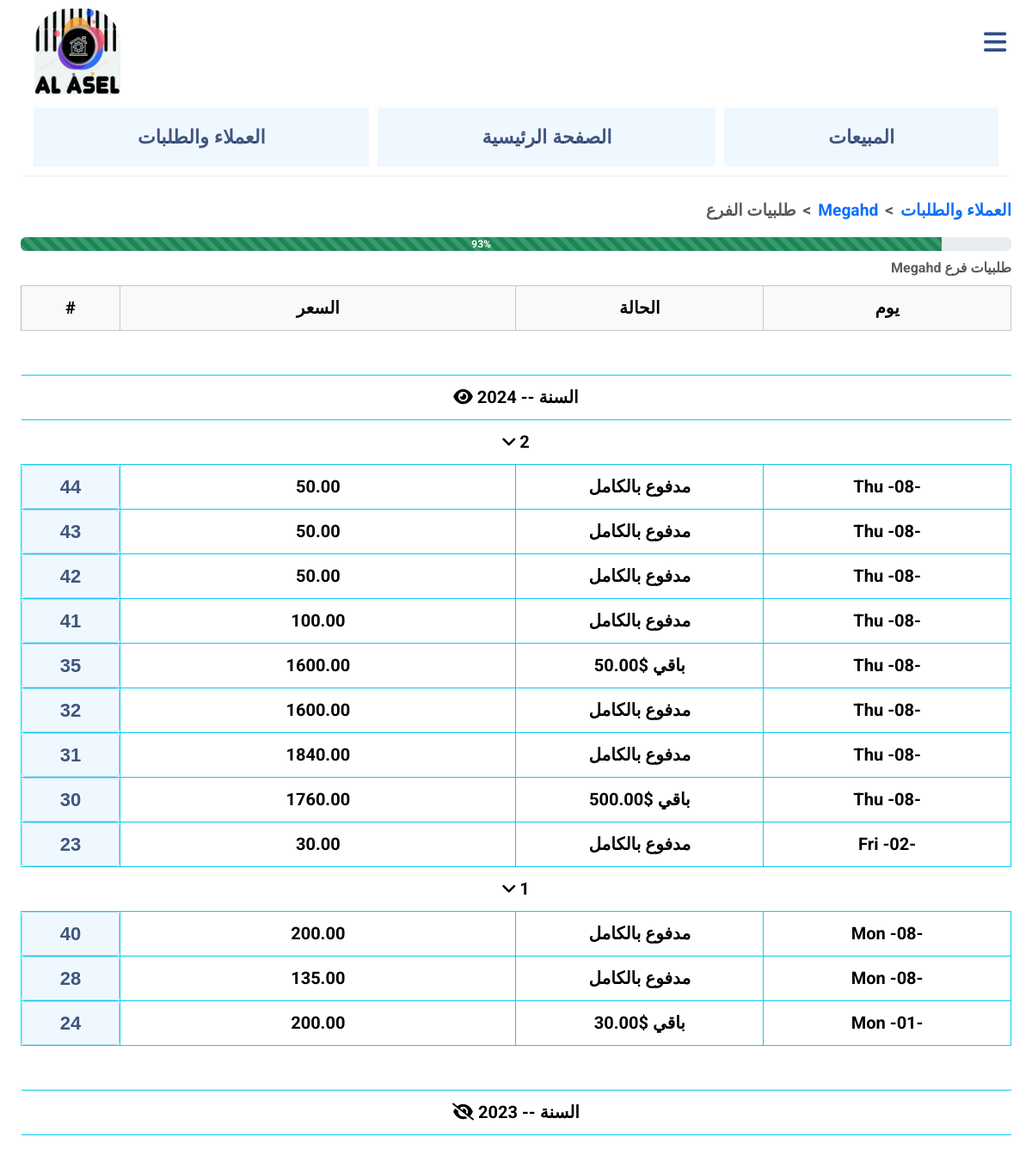
The page /store_info/1 (signed in) on the database its author committed.
### main/models.py (models this page shows, shortened)
class Customer(models.Model):
    name = models.CharField(max_length=64)
    is_shop = models.BooleanField(default=False)
    is_supplier = models.BooleanField(default=False)
    number = models.PositiveIntegerField(
        unique=True,
        validators=[
            MinValueValidator(1000000001),
            MaxValueValidator(1599999999)
        ]
    )

class Store_Order(models.Model):
    customer = models.ForeignKey(Customer, on_delete=models.CASCADE, related_name="coming_orders", limit_choices_to={'is_shop': True})
    supplier = models.ForeignKey(Customer, on_delete=models.CASCADE, related_name="supplier_orders", limit_choices_to={'is_supplier': True} ,null=True, blank=True)
    created_at = models.DateTimeField()
    total_order_price = models.DecimalField(max_digits=10, decimal_places=2, default=0)
    is_fully_paid = models.BooleanField(default=True)
    is_done = models.BooleanField(default=False)
    rest_money = models.DecimalField(max_digits=10, decimal_places=2, default=0, null=True, blank=True)

### main/views.py (the view)
# urls.py: path("store_info/<int:store_id>", views.store_coming_info, name="store_coming_info"),
@login_required(login_url="/login/")
def store_coming_info(request, store_id):
    if request.method == 'GET':
        store = get_object_or_404(Customer, id=store_id, is_shop=True)
        arranged_orders = {}
        orders = store.coming_orders.all().order_by('-created_at')
        if not orders:
            return render(request, "main/store_coming_info.html", {
            "store": store,
        })
        rest_orders = orders.filter(is_fully_paid=False)
        total_money_orders = orders.values_list('total_order_price', flat=True)
        rest_money_orders = rest_orders.values_list('rest_money', flat=True)
        total_money = sum(price for price in total_money_orders)
        rest_money = sum(price for price in rest_money_orders)
        total_orders_info = {
                "count": total_money_orders.count(),
                "total_orders": orders,
                "total_money": total_money
                }
        rest_info = {
        "count": rest_money_orders.count(),
        "rest_orders": rest_orders,
        "rest_money": rest_money
        }
        for order in orders:
            order_time = change_zone(order.created_at)
            y = order_time.strftime("%y")
            m = order_time.strftime("%m")
            d = order_time.strftime("%d")
            if str(y) not in arranged_orders.keys():
                arranged_orders[f"{y}"] = {}
            if str(m) not in arranged_orders[f"{y}"].keys():
                arranged_orders[f"{y}"][f"{m}"] = {}
            if str(d) not in arranged_orders[f"{y}"][f"{m}"].keys():
                arranged_orders[f"{y}"][f"{m}"][f"{d}"] = []
            arranged_orders[f"{y}"][f"{m}"][f"{d}"].append(order)
        if total_orders_info and rest_info and total_money:
            percent = (total_money - rest_info["rest_money"]) / total_money * 100
        elif total_orders_info and not rest_info:
            percent = 100
        return render(request, "main/store_coming_info.html", {
            "store": store,
            "orders": orders,
            "arranged_orders": arranged_orders,
            "total_orders_info": total_orders_info,
            "rest_info": rest_info,
            "percent": int(percent),
        })

### main/views.py (called while the page is built)
def change_zone(date):
    return timezone.localtime(date)

### main/templates/main/store_coming_info.html (shortened to what this page needs)
{% extends "main/layout.html" %}
{% load static %}
{% block body %}
<nav style="--bs-breadcrumb-divider: '<';" aria-label="breadcrumb">
    <ol class="breadcrumb">
        <li class="breadcrumb-item active" aria-current="page"> طلبيات الفرع </li>
        <li class="breadcrumb-item"><a href="{% url 'main:user' store.id %}">{{ store.name }} </a></li>
        <li class="breadcrumb-item"><a href="{% url 'main:users' %}">العملاء والطلبات</a></li>
    </ol>
</nav>
{% if not orders %}
    <div class="error">
    <h1>لا يوجد اي طلبيات للفرع</h1>
    <h2>{{ store.name }}</h2>
    </div>
{% else %}
    <div class="progress">
        <div id="percent" class="progress-bar progress-bar-striped progress-bar-animated " role="progressbar" data-percent={{ percent }} aria-valuenow={{ percent }} aria-valuemin="0" aria-valuemax="100" style="width: {{percent}}%">{{percent}}%</div>
    </div>
    <table class="table caption-top table-bordered border-info" id="user_orders_table">
        <caption style="text-align: right;" data-bs-toggle="modal" data-bs-target="#exampleModal" data-bs-whatever="@mdo">
            {{store.name}} طلبيات فرع
        </caption>
        <thead class="table-light">
            <tr>
            <th class="table_left" scope="col" style="border-left-color: rgb(185, 185, 185);">#</th>
            <th class="table_mid_left" scope="col">السعر</th>
            <th class="table_mid_right" scope="col">الحالة</th>
            <th class="table_right" scope="col">يوم</th>
            </tr>
        </thead>
        {% for year, months in arranged_orders.items %}
            <tr>
                <td style="border-style: none;"colspan="4">&nbsp;</td>
            </tr>
            <tr data-code="year_{{year}}" class="year">
                <td colspan="4" style="text-align: center; font-weight: bold; border-style: none;">
                    <span class="toggle-icon" data-toggle="year_{{year}}">
                        <i class="fas fa-eye"></i>
                    </span>
                    السنة -- 20{{ year }}
                </td>
            </tr>
            <tbody id="year_{{year}}">
                {% for month, days in months.items %}
                    <tr class="month" data-code="month_{{year}}{{month}}">
                        <td colspan="4" style="font-weight: bold; border-style: none;">
                            <span class="toggle-icon" data-toggle="month_{{year}}{{month}}">
                                <i class="fa-solid fa-angle-down"></i>
                            </span>
                            {{ month|add:0 }}
                        </td>
                    </tr>
                    {% for day, orders in days.items %}
                        {% for order in orders %}
                            <tr class="month_{{year}}{{month}}">
                                <th scope="row" class="table_left container_order_id_link" style="border-left-color: rgb(0, 238, 255);">
                                    <a class="submit_button order_id_link " href={% url 'main:coming_order_info' order.id %}>{{ order.id }}</a>
                                </th>
                                <td class="table_mid_left">{{ order.total_order_price }}</td>
                                {% if  order.is_fully_paid %}
                                <td class="table_mid_right">مدفوع بالكامل</td>
                                {% else %}
                                <td class="table_mid_right">{{ order.rest_money }}$ باقي </td>
                                {% endif %}
                                <td class="table_right">{{ order.created_at|date:"D" }} -{{ day }}-</td>
                            </tr>
                        {%endfor%}
                    {%endfor%}
                {%endfor%}
            </tbody>
        {%endfor%}
    </table>
{% endif %}
{%endblock%}

### main/static/main/mainn.css (style rules this page uses)
.submit_button, .order_rank, .input_search { background-color: aliceblue; font-family: arial; font-weight:600; color:rgba(5, 31, 80, 0.747); font-size: 22px; padding: 7px; border-style: solid; border-radius: 5px; border-width: 1px; border-color: rgba(135, 209, 238, 0.658); }
body { padding-left: 2%; padding-right: 2%; font-family: arial; font-weight: bold; margin-top: 0; font-family: Roboto, Arial, sans-serif; }
body { transition: padding-right 0.3s ease; }
a { text-decoration: none; }
td, th { font-size: 20px; height: 40px; text-align: right; width: auto; padding-left: 10px; padding-right: 10px; text-align: center; border-bottom: 1px solid; border-top: 1px solid; }
.table_left.container_order_id_link { position: relative; width: auto; }
.order_id_link { position: absolute; left: 0; right: 0; top: 0; bottom: 0; overflow-x: auto; overflow-y: hidden; }
#user_orders_table td, #user_orders_table tr { line-height: 35px; }
.table_left { width: 10%; }
.table_mid_left { width: 40%; }
.table_mid_right { width: 25%; }
.table_right { width: 25%; }
.breadcrumb { justify-content: flex-end; font-size: larger; }

### rows shown on the page
Customer: name "Megahd"
Store_Order: id "44", total_order_price "50.00", is_fully_paid "مدفوع بالكامل", created_at "Thu", day "08"
Store_Order: id "43", total_order_price "50.00", is_fully_paid "مدفوع بالكامل", created_at "Thu", day "08"
Store_Order: id "42", total_order_price "50.00", is_fully_paid "مدفوع بالكامل", created_at "Thu", day "08"
Store_Order: id "41", total_order_price "100.00", is_fully_paid "مدفوع بالكامل", created_at "Thu", day "08"
Store_Order: id "35", total_order_price "1600.00", rest_money "50.00", created_at "Thu", day "08"
Store_Order: id "32", total_order_price "1600.00", is_fully_paid "مدفوع بالكامل", created_at "Thu", day "08"
Store_Order: id "31", total_order_price "1840.00", is_fully_paid "مدفوع بالكامل", created_at "Thu", day "08"
Store_Order: id "30", total_order_price "1760.00", rest_money "500.00", created_at "Thu", day "08"
Store_Order: id "23", total_order_price "30.00", is_fully_paid "مدفوع بالكامل", created_at "Fri", day "02"
Store_Order: id "40", total_order_price "200.00", is_fully_paid "مدفوع بالكامل", created_at "Mon", day "08"
Store_Order: id "28", total_order_price "135.00", is_fully_paid "مدفوع بالكامل", created_at "Mon", day "08"
Store_Order: id "24", total_order_price "200.00", rest_money "30.00", created_at "Mon", day "01"

### other values the page prints
{{ percent }} "93"
{{ year }} "24" "23"
{{ month|add:0 }} "2" "1"
